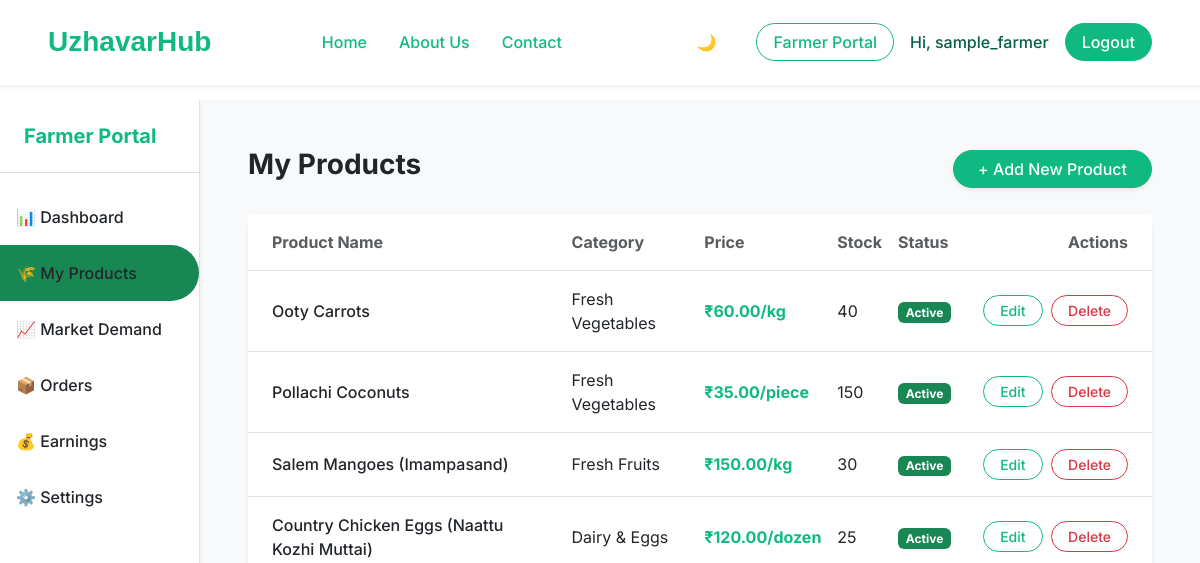
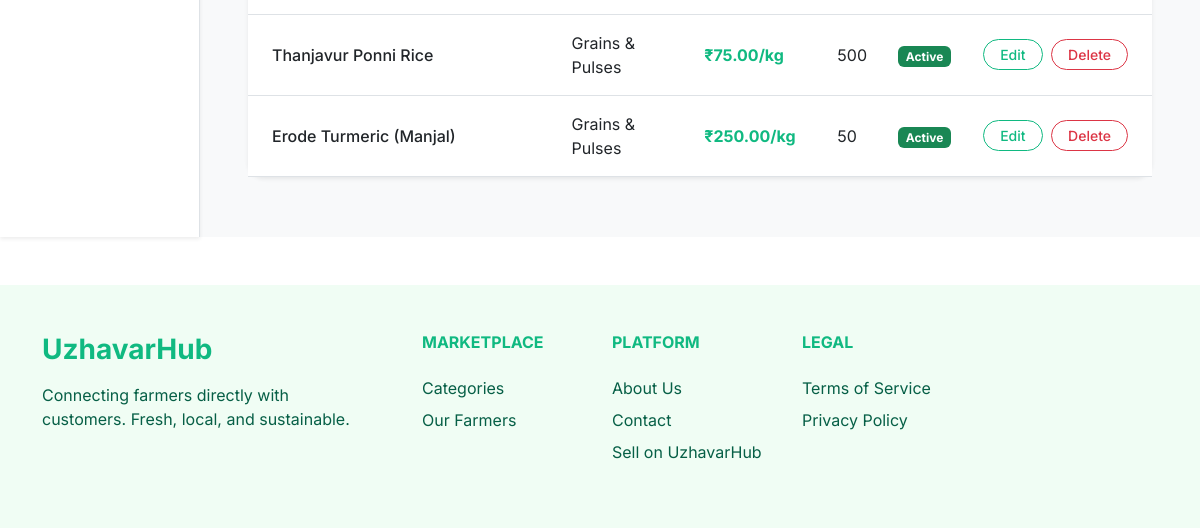
The app's page /farmer/products/ (signed in), older data (2 pictures, top to bottom).
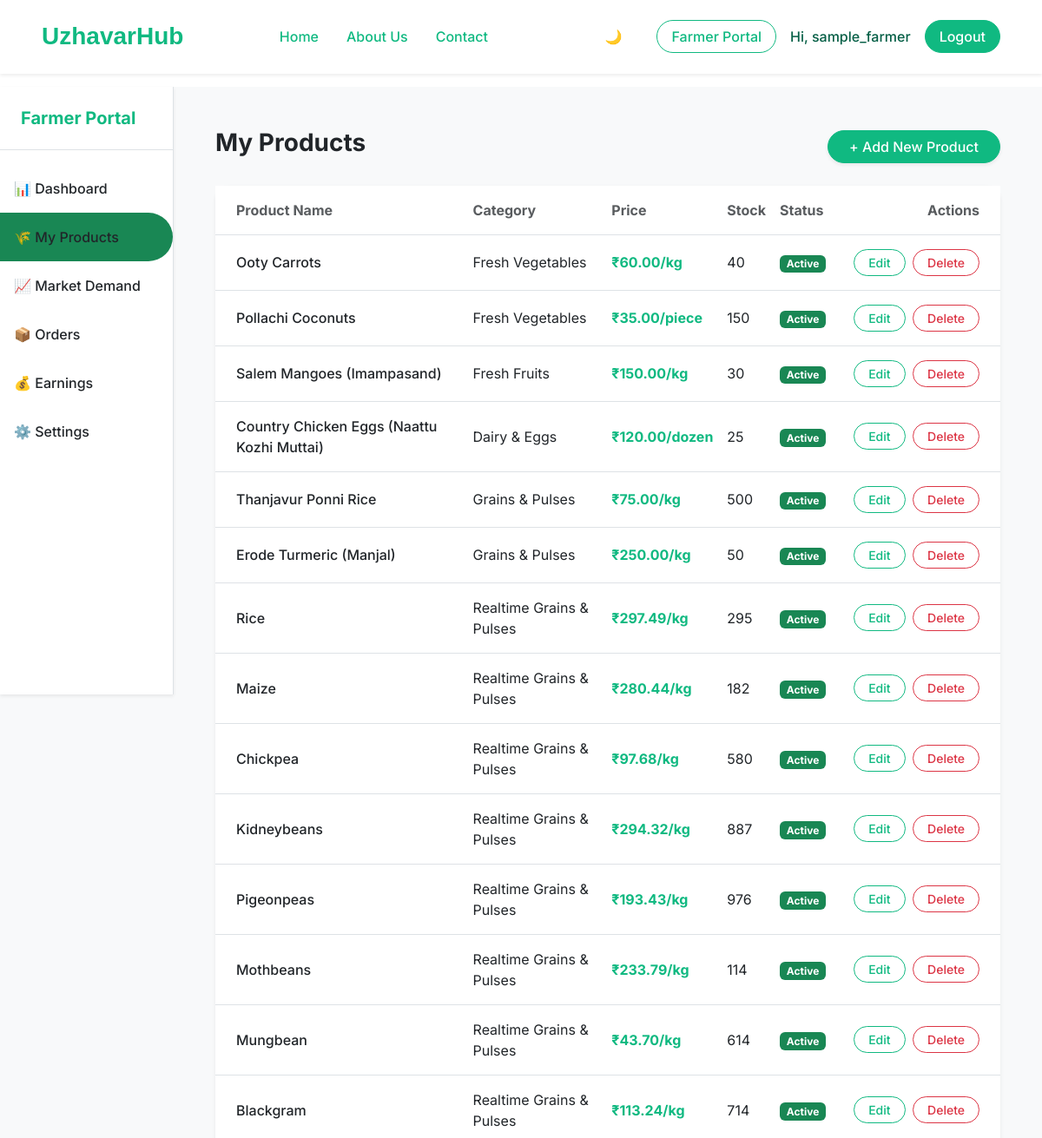
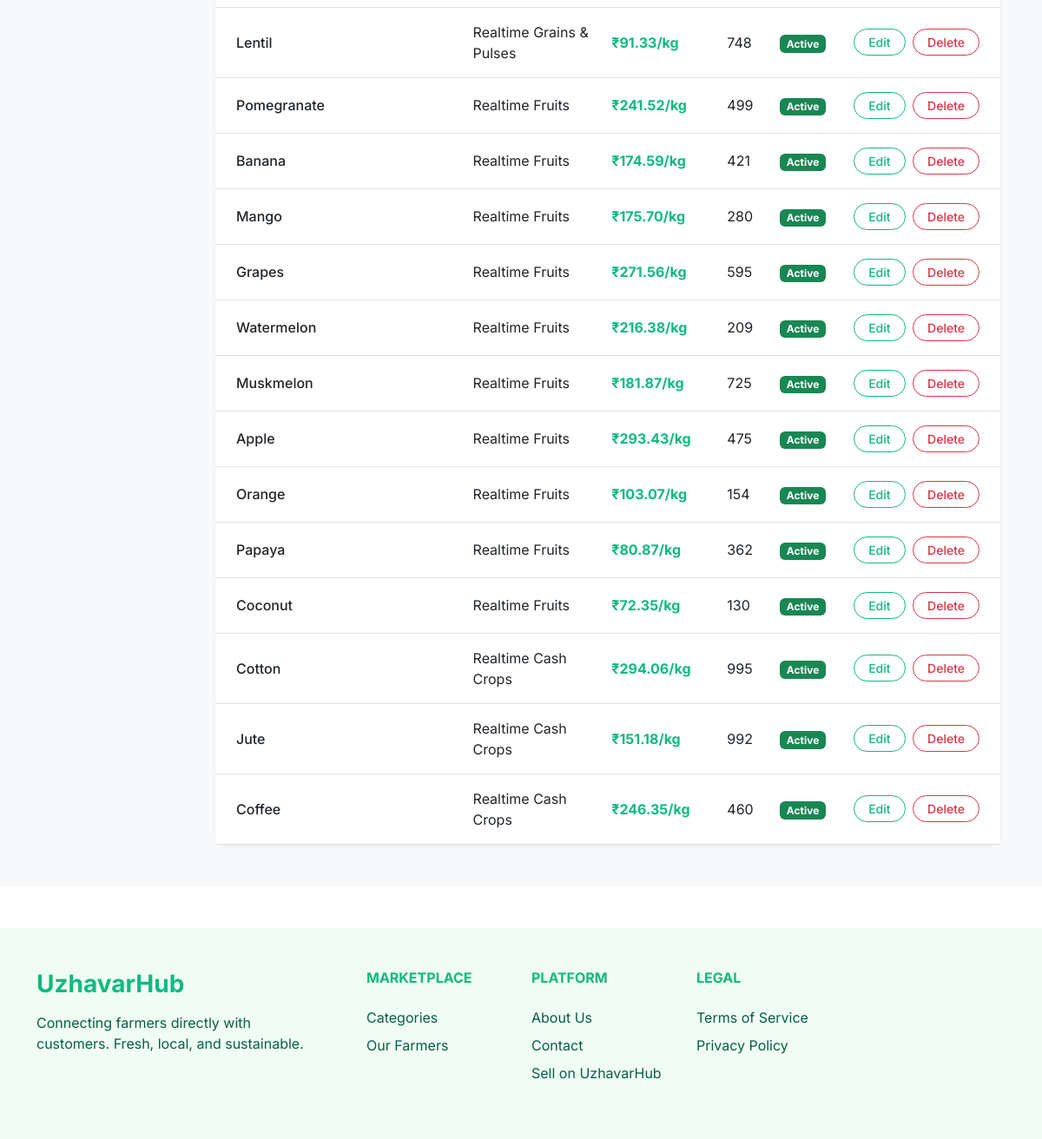
The same page, newer data (2 pictures, top to bottom).
### accounts/models.py (models this page shows, shortened)
class User(AbstractUser):
    ROLE_CHOICES = (
        ('CUSTOMER', 'Customer'),
        ('FARMER', 'Farmer'),
        ('ADMIN', 'Admin'),
    )
    role = models.CharField(max_length=20, choices=ROLE_CHOICES, default='CUSTOMER')

### marketplace/models.py (models this page shows, shortened)
class Product(models.Model):
    name = models.CharField(max_length=200)
    slug = models.SlugField(unique=True, max_length=50)
    description = models.TextField()
    price = models.DecimalField(max_digits=10, decimal_places=2)
    unit = models.CharField(max_length=50)
    stock_quantity = models.PositiveIntegerField()
    is_active = models.BooleanField(default=True)
    created_at = models.DateTimeField(auto_now_add=True)
    updated_at = models.DateTimeField(auto_now=True)
    category = models.ForeignKey(Category, on_delete=models.CASCADE)
    farmer = models.ForeignKey('accounts.FarmerProfile', on_delete=models.CASCADE)

class Category(models.Model):
    name = models.CharField(max_length=100)
    slug = models.SlugField(unique=True, max_length=50)
    description = models.TextField(blank=True, null=True)

### farmer/views.py (the view)
# urls.py: path('products/', views.product_list, name='product_list'),
@login_required
def product_list(request):
    if not is_farmer(request.user):
        raise PermissionDenied("Only farmers can access this portal.")
    products = Product.objects.filter(farmer=request.user.farmer_profile)
    return render(request, 'farmer/product_list.html', {'products': products})

### farmer/views.py (called while the page is built)
def is_farmer(user):
    return user.is_authenticated and user.role == 'FARMER'

### farmer/templates/farmer/product_list.html
{% extends 'farmer/farmer_base.html' %}
{% block farmer_content %}
<div class="d-flex justify-content-between align-items-center mb-4">
    <h3 class="fw-bold text-body">My Products</h3>
    <a href="{% url 'farmer:add_product' %}" class="btn btn-success fw-medium rounded-pill px-4 shadow-sm">+ Add New Product</a>
</div>
<div class="card border-0 shadow-sm rounded-4">
    <div class="card-body p-0">
        <div class="table-responsive">
            <table class="table table-hover align-middle mb-0">
                <thead >
                    <tr>
                        <th class="px-4 py-3 text-muted">Product Name</th>
                        <th class="py-3 text-muted">Category</th>
                        <th class="py-3 text-muted">Price</th>
                        <th class="py-3 text-muted">Stock</th>
                        <th class="py-3 text-muted">Status</th>
                        <th class="px-4 py-3 text-muted text-end">Actions</th>
                    </tr>
                </thead>
                <tbody>
                    {% for product in products %}
                    <tr>
                        <td class="px-4 py-3 fw-medium">{{ product.name }}</td>
                        <td class="py-3">{{ product.category.name }}</td>
                        <td class="py-3 fw-bold text-success">₹{{ product.price }}/{{ product.unit }}</td>
                        <td class="py-3">{{ product.stock_quantity }}</td>
                        <td class="py-3">
                            {% if product.is_active %}
                                <span class="badge bg-success">Active</span>
                            {% else %}
                                <span class="badge bg-secondary">Inactive</span>
                            {% endif %}
                        </td>
                        <td class="px-4 py-3 text-end text-nowrap">
                            <a href="{% url 'farmer:edit_product' product.pk %}" class="btn btn-sm btn-outline-success rounded-pill fw-medium px-3 me-1">Edit</a>
                            <a href="{% url 'farmer:delete_product' product.pk %}" class="btn btn-sm btn-outline-danger rounded-pill fw-medium px-3">Delete</a>
                        </td>
                    </tr>
                    {% empty %}
                    <tr>
                        <td colspan="6" class="px-4 py-5 text-center text-muted">
                            You haven't added any products yet.
                        </td>
                    </tr>
                    {% endfor %}
                </tbody>
            </table>
        </div>
    </div>
</div>
{% endblock farmer_content %}

### farmer/templates/farmer/farmer_base.html (shortened to what this page needs)
{% extends 'core/base.html' %}
{% block content %}
<div class="container-fluid bg-body-tertiary">
    <div class="row">
        <div class="col-md-3 col-lg-2 bg-body shadow-sm p-0 position-sticky border-end border-opacity-10" style="top: 100px; height: calc(100vh - 100px); overflow-y: auto;">
            <div class="p-4 border-bottom border-opacity-10">
                <h5 class="fw-bold text-success mb-0">Farmer Portal</h5>
            </div>
            <div class="list-group list-group-flush mt-3">
                <a href="{% url 'farmer:dashboard' %}" class="list-group-item list-group-item-action border-0 py-3 text-body fw-medium ">
                    📊 Dashboard
                </a>
                <a href="{% url 'farmer:product_list' %}" class="list-group-item list-group-item-action border-0 py-3 text-body fw-medium {% if 'product' in request.resolver_match.url_name %}bg-success text-white rounded-end-pill{% endif %}">
                    🌾 My Products
                </a>
                <a href="{% url 'farmer:market_demand' %}" class="list-group-item list-group-item-action border-0 py-3 text-body fw-medium ">
                    📈 Market Demand
                </a>
                <a href="{% url 'farmer:orders' %}" class="list-group-item list-group-item-action border-0 py-3 text-body fw-medium {% if request.resolver_match.url_name == 'orders' %}bg-success text-white rounded-end-pill{% endif %}">
                    📦 Orders
                </a>
                <a href="{% url 'farmer:earnings' %}" class="list-group-item list-group-item-action border-0 py-3 text-body fw-medium {% if request.resolver_match.url_name == 'earnings' %}bg-success text-white rounded-end-pill{% endif %}">
                    💰 Earnings
                </a>
                <a href="{% url 'farmer:settings' %}" class="list-group-item list-group-item-action border-0 py-3 text-body fw-medium {% if request.resolver_match.url_name == 'settings' %}bg-success text-white rounded-end-pill{% endif %}">
                    ⚙️ Settings
                </a>
            </div>
        </div>
        <div class="col-md-9 col-lg-10 p-5">
            {% block farmer_content %}{% endblock farmer_content %}
        </div>
    </div>
</div>
{% endblock content %}

### core/templates/core/base.html (shortened to what this page needs)
{% load static %}
<!DOCTYPE html>
<html lang="en">
<head>
    <link href="https://cdn.jsdelivr.net/npm/bootstrap@5.3.0/dist/css/bootstrap.min.css" rel="stylesheet">
    <link rel="stylesheet" href="{% static 'css/styles.css' %}">
</head>
<body>
    {% block navbar %}
    <div class="fixed-top d-flex justify-content-center w-100" style="pointer-events: none;">
        <nav id="main-navbar" class="navbar navbar-expand-xl glass-nav py-3 shadow-sm" style="pointer-events: auto;">
        <div class="container-fluid px-4 px-lg-5">
            <a class="navbar-brand fw-bold text-success fs-3" href="/">UzhavarHub</a>
            <div class="collapse navbar-collapse justify-content-center" id="navbarNav">
                <ul class="navbar-nav gap-2 gap-xl-3 mx-auto">
                    <li class="nav-item">
                        {% if user.is_authenticated and user.role == 'FARMER' %}
                            <a class="nav-link text-success fw-medium text-nowrap" href="{% url 'farmer:dashboard' %}">Home</a>
                        {% else %}
                            <a class="nav-link text-success fw-medium text-nowrap" href="/">Home</a>
                        {% endif %}
                    </li>
                    <li class="nav-item">
                        <a class="nav-link text-success fw-medium text-nowrap" href="#">About Us</a>
                    </li>
                    <li class="nav-item">
                        <a class="nav-link text-success fw-medium text-nowrap" href="#">Contact</a>
                    </li>
                </ul>
            </div>
            <div class="d-flex gap-2 gap-xl-3 align-items-center ms-lg-4">
                <button id="themeToggleBtn" class="btn btn-outline-secondary rounded-pill px-3 me-2 border-0" title="Toggle Theme">
                    <span id="themeIcon">🌙</span>
                </button>
                {% if user.is_authenticated %}
                    {% if user.role == 'FARMER' %}
                        <a href="{% url 'farmer:dashboard' %}" class="btn btn-outline-success fw-medium px-3 text-nowrap rounded-pill">Farmer Portal</a>
                    {% endif %}
                    <span class="text-success-emphasis fw-medium text-nowrap" title="{{ user.username }}">Hi, {{ user.username|truncatechars:15 }}</span>
                    <form action="{% url 'accounts:logout' %}" method="post" class="d-inline m-0">
                        <button type="submit" class="btn btn-success fw-medium px-3 text-nowrap rounded-pill">Logout</button>
                    </form>
                {% else %}
                    <a href="{% url 'accounts:login' %}" class="text-success text-decoration-none fw-medium text-nowrap">Login</a>
                    <a href="{% url 'accounts:signup' %}" class="btn btn-success fw-medium px-4 text-nowrap rounded-pill">Sign up</a>
                {% endif %}
            </div>
            </div>
        </div>
    <div style="height: 100px;"></div>
    {% endblock navbar %}
    <main class="flex-grow-1">
        {% block content %}
        {% endblock content %}
    </main>
    {% block footer %}
    <footer class="footer-bg py-5 mt-5">
        <div class="container">
            <div class="row gy-4">
                <div class="col-lg-4 col-md-6">
                    <h3 class="fw-bold text-success mb-3">UzhavarHub</h3>
                    <p class="text-success-emphasis mb-0 pe-4">
                        Connecting farmers directly with customers. Fresh, local, and sustainable.
                    </p>
                </div>
                <div class="col-lg-2 col-md-6">
                    <h6 class="fw-bold text-success text-uppercase mb-4">Marketplace</h6>
                    <ul class="list-unstyled d-flex flex-column gap-2">
                        <li><a href="{% url 'marketplace:category_list' %}" class="text-success-emphasis text-decoration-none">Categories</a></li>
                        <li><a href="{% url 'marketplace:farmer_list' %}" class="text-success-emphasis text-decoration-none">Our Farmers</a></li>
                    </ul>
                </div>
                <div class="col-lg-2 col-md-6">
                    <h6 class="fw-bold text-success text-uppercase mb-4">Platform</h6>
                    <ul class="list-unstyled d-flex flex-column gap-2">
                        <li><a href="#" class="text-success-emphasis text-decoration-none">About Us</a></li>
                        <li><a href="#" class="text-success-emphasis text-decoration-none">Contact</a></li>
                        <li><a href="#" class="text-success-emphasis text-decoration-none">Sell on UzhavarHub</a></li>
                    </ul>
                </div>
                <div class="col-lg-2 col-md-6">
                    <h6 class="fw-bold text-success text-uppercase mb-4">Legal</h6>
                    <ul class="list-unstyled d-flex flex-column gap-2">
                        <li><a href="#" class="text-success-emphasis text-decoration-none">Terms of Service</a></li>
                        <li><a href="#" class="text-success-emphasis text-decoration-none">Privacy Policy</a></li>
                    </ul>
                </div>
            </div>
        </div>
    </footer>
    {% endblock footer %}
</body>
</html>

### core/static/css/styles.css (style rules this page uses)
:root { --uh-green: #10B981; --uh-green-dark: #059669; --uh-green-light: #f0fdf4; --uh-text: #065f46; }
body { font-family: 'Inter', sans-serif; display: flex; flex-direction: column; min-height: 100vh; }
.text-success { color: var(--uh-green) !important; }
.text-success-emphasis { color: var(--uh-text) !important; }
.btn-success { background-color: var(--uh-green); border-color: var(--uh-green); }
.btn-outline-success { color: var(--uh-green); border-color: var(--uh-green); }
.footer-bg { background-color: var(--uh-green-light); }

### core/templates/core/base.html (style rules this page uses)
body { font-family: 'Inter', sans-serif; }
.navbar-brand { font-family: 'Outfit', sans-serif; }
.glass-nav { background: rgba(255, 255, 255, 0.95); backdrop-filter: blur(16px); -webkit-backdrop-filter: blur(16px); border-bottom: 1px solid rgba(255, 255, 255, 0.2); transition: all 0.4s ease-in-out !important; z-index: 1030; margin: 0 auto; border-radius: 0; width: 100%; max-width: 100%; }
@media (min-width: 1200px) { .navbar-collapse { transition: all 0.3s ease; } }

Row changes from the older to the newer data that the page shows:
added Product: name "Rice", category.name "Realtime Grains & Pulses", price "297.49", unit "kg", stock_quantity "295", is_active "Active"
added Product: name "Maize", category.name "Realtime Grains & Pulses", price "280.44", unit "kg", stock_quantity "182", is_active "Active"
added Product: name "Chickpea", category.name "Realtime Grains & Pulses", price "97.68", unit "kg", stock_quantity "580", is_active "Active"
added Product: name "Kidneybeans", category.name "Realtime Grains & Pulses", price "294.32", unit "kg", stock_quantity "887", is_active "Active"
added Product: name "Pigeonpeas", category.name "Realtime Grains & Pulses", price "193.43", unit "kg", stock_quantity "976", is_active "Active"
added Product: name "Mothbeans", category.name "Realtime Grains & Pulses", price "233.79", unit "kg", stock_quantity "114", is_active "Active"
added Product: name "Mungbean", category.name "Realtime Grains & Pulses", price "43.70", unit "kg", stock_quantity "614", is_active "Active"
added Product: name "Blackgram", category.name "Realtime Grains & Pulses", price "113.24", unit "kg", stock_quantity "714", is_active "Active"
added Product: name "Lentil", category.name "Realtime Grains & Pulses", price "91.33", unit "kg", stock_quantity "748", is_active "Active"
added Product: name "Pomegranate", category.name "Realtime Fruits", price "241.52", unit "kg", stock_quantity "499", is_active "Active"
added Product: name "Banana", category.name "Realtime Fruits", price "174.59", unit "kg", stock_quantity "421", is_active "Active"
added Product: name "Mango", category.name "Realtime Fruits", price "175.70", unit "kg", stock_quantity "280", is_active "Active"
added Product: name "Grapes", category.name "Realtime Fruits", price "271.56", unit "kg", stock_quantity "595", is_active "Active"
added Product: name "Watermelon", category.name "Realtime Fruits", price "216.38", unit "kg", stock_quantity "209", is_active "Active"
added Product: name "Muskmelon", category.name "Realtime Fruits", price "181.87", unit "kg", stock_quantity "725", is_active "Active"
added Product: name "Apple", category.name "Realtime Fruits", price "293.43", unit "kg", stock_quantity "475", is_active "Active"
added Product: name "Orange", category.name "Realtime Fruits", price "103.07", unit "kg", stock_quantity "154", is_active "Active"
added Product: name "Papaya", category.name "Realtime Fruits", price "80.87", unit "kg", stock_quantity "362", is_active "Active"
added Product: name "Coconut", category.name "Realtime Fruits", price "72.35", unit "kg", stock_quantity "130", is_active "Active"
added Product: name "Cotton", category.name "Realtime Cash Crops", price "294.06", unit "kg", stock_quantity "995", is_active "Active"
added Product: name "Jute", category.name "Realtime Cash Crops", price "151.18", unit "kg", stock_quantity "992", is_active "Active"
added Product: name "Coffee", category.name "Realtime Cash Crops", price "246.35", unit "kg", stock_quantity "460", is_active "Active"
